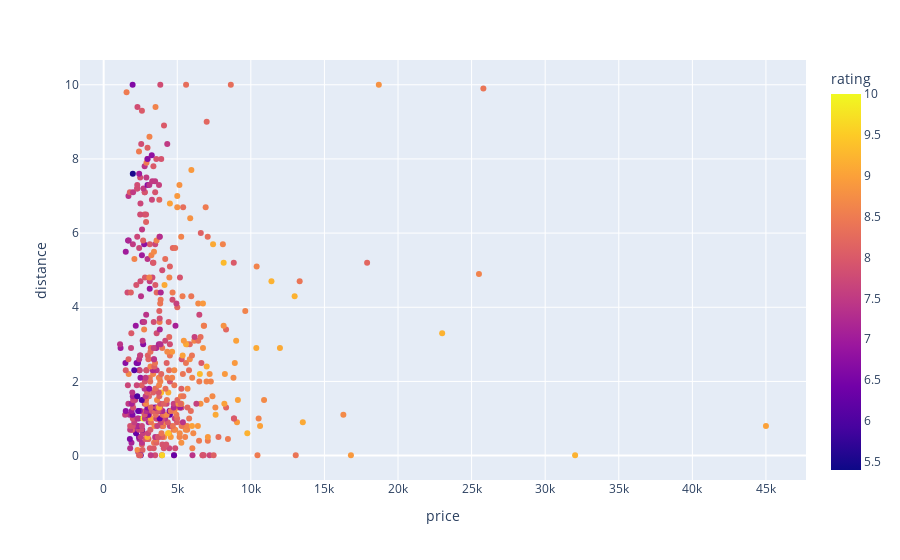

Notebook code cell kept with this figure:
### Code cell
fig = px.scatter(df, x='price', y='distance', hover_data=['name','comment'], color='rating')
fig.update_traces(hovertemplate='Name: %{customdata[0]}<br>Distance: %{y}<br>Price: %{x}<br>Comment: %{customdata[1]}')
fig.show()

### Figure 1 — Plotly figure (JSON) as saved in the notebook; plotly's stock layout.template omitted (floating-point values rounded to 4 significant figures; data arrays with more than 128 entries replaced by an {"elided": "..."} marker saying what was removed)
{"data": [{"customdata": {"elided": "473x2 str values"}, "hovertemplate": "Name: %{customdata[0]}<br>Distance: %{y}<br>Price: %{x}<br>Comment: %{customdata[1]}", "legendgroup": "", "marker": {"color": {"elided": "473 float values"}, "coloraxis": "coloraxis", "symbol": "circle"}, "mode": "markers", "name": "", "orientation": "v", "showlegend": false, "type": "scatter", "x": {"elided": "473 int values"}, "xaxis": "x", "y": {"elided": "473 float values"}, "yaxis": "y"}], "layout": {"coloraxis": {"colorbar": {"title": {"text": "rating"}}, "colorscale": [[0, "#0d0887"], [0.1111, "#46039f"], [0.2222, "#7201a8"], [0.3333, "#9c179e"], [0.4444, "#bd3786"], [0.5556, "#d8576b"], [0.6667, "#ed7953"], [0.7778, "#fb9f3a"], [0.8889, "#fdca26"], [1, "#f0f921"]]}, "legend": {"tracegroupgap": 0}, "margin": {"t": 60}, "xaxis": {"anchor": "y", "domain": [0, 1], "title": {"text": "price"}}, "yaxis": {"anchor": "x", "domain": [0, 1], "title": {"text": "distance"}}}}
